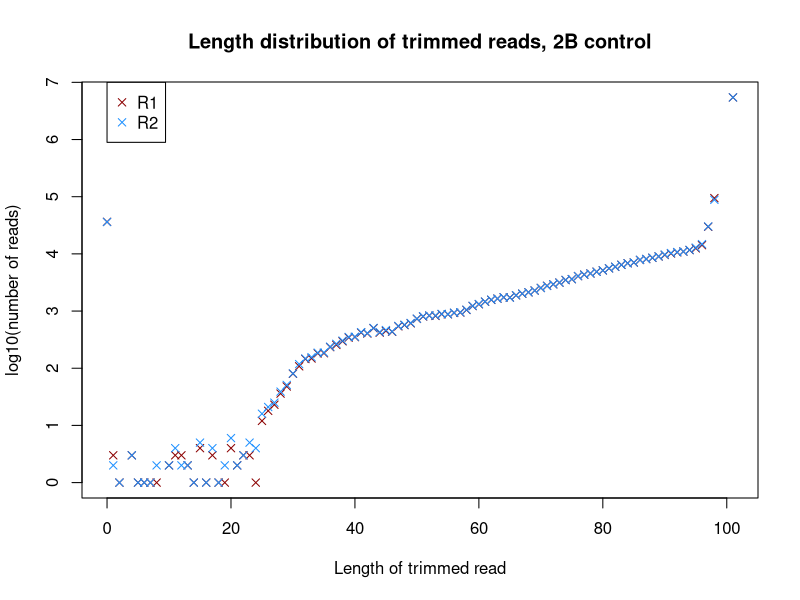
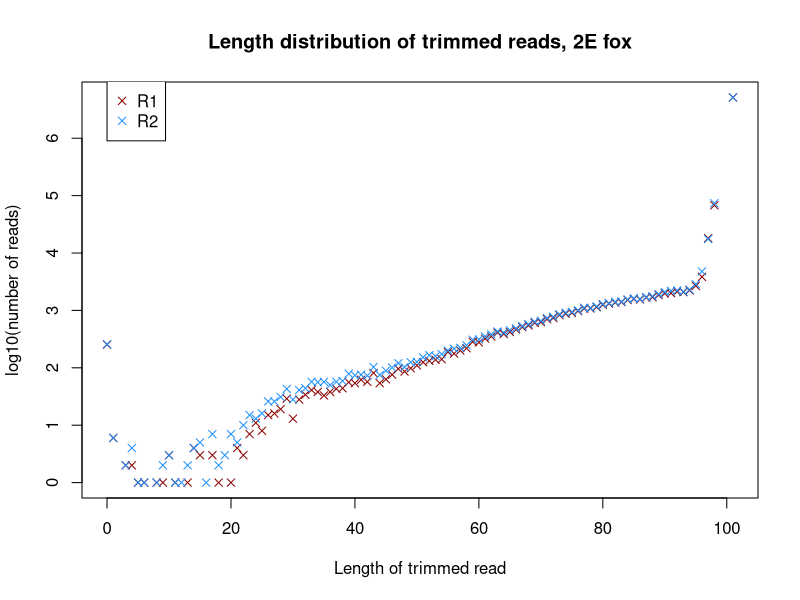

Generate these figures, in order, with R:
## ---- chunk 1
knitr::opts_chunk$set(echo = TRUE, eval=F)
## ---- chunk 2
BR1<-read.table("myfiles/2B-R1-len.txt")
BR2<-read.table("myfiles/2B-R2-len.txt")
{plot(log(BR1$V1, 10)~BR1$V2, pch=4, col="darkred", xlab="Length of trimmed read", ylab="log10(number of reads)", main = "Length distribution of trimmed reads, 2B control")
points(log(BR2$V1, 10)~BR2$V2, pch=4, col="dodgerblue")
legend(0, 7, legend = c("R1", "R2"), col=c("darkred", "dodgerblue"), pch=4)}

ER1<-read.table("myfiles/2E-R1-len.txt")
ER2<-read.table("myfiles/2E-R2-len.txt")

{plot(log(ER1$V1, 10)~ER1$V2, pch=4, col="darkred", xlab="Length of trimmed read", ylab="log10(number of reads)", main = "Length distribution of trimmed reads, 2E fox")
points(log(ER2$V1, 10)~ER2$V2, pch=4, col="dodgerblue")
legend(0, 7, legend = c("R1", "R2"), col=c("darkred", "dodgerblue"), pch=4)}
